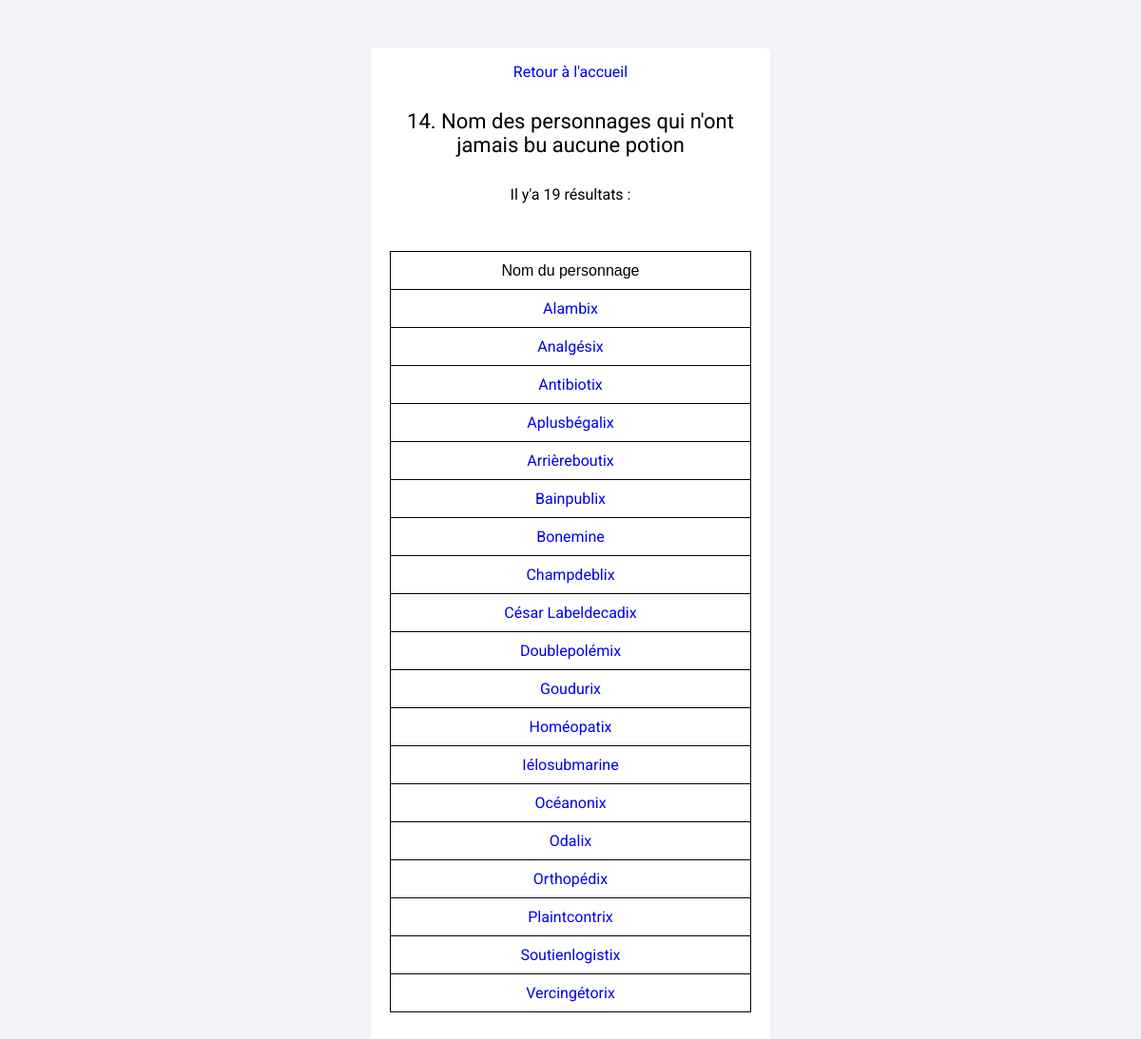
The page /requete14.php on the database its author committed.
### tables this page shows
CREATE TABLE IF NOT EXISTS `personnage` (
  `id_personnage` int(11) NOT NULL AUTO_INCREMENT,
  `nom_personnage` varchar(80) NOT NULL,
  `adresse_personnage` varchar(255) DEFAULT NULL,
  `image_personnage` varchar(50) NOT NULL DEFAULT 'indisponible.jpg',
  `id_lieu` int(11) NOT NULL,
  `id_specialite` int(11) NOT NULL,
  PRIMARY KEY (`id_personnage`),
  KEY `FK_VILLAGEOIS_LIEU` (`id_lieu`),
  KEY `FK_VILLAGEOIS_SPEC` (`id_specialite`),
  CONSTRAINT `FK_VILLAGEOIS_LIEU` FOREIGN KEY (`id_lieu`) REFERENCES `lieu` (`id_lieu`),
  CONSTRAINT `FK_VILLAGEOIS_SPEC` FOREIGN KEY (`id_specialite`) REFERENCES `specialite` (`id_specialite`)
);

### requete14.php (the view, shortened to what this page needs)
<!DOCTYPE html>
<html lang="en">
<head>
    <link rel="stylesheet" href="CSS/style.css">
</head>
<body>
    <main>
        <?php
            $pdo = connect();
        ?>
        <p> <a href="index.php"> Retour à l'accueil </a> </p>
        <h3>14. Nom des personnages qui n'ont jamais bu aucune potion</h3>
        <?php
            $requete = $pdo->query("
                SELECT p.nom_personnage, p.id_personnage
                FROM personnage p
                LEFT JOIN boire b ON p.id_personnage = b.id_personnage
                WHERE b.id_personnage IS NULL
                GROUP BY p.nom_personnage, p.id_personnage
            ");
        ?>
        <p>Il y'a <?= $requete->rowCount() ?> résultats :</p>
        <table>
            <thead>
                <tr>
                    <th>Nom du personnage</th>
                </tr>
            </thead>
            <tbody>
                <?php
                    foreach($requete->fetchAll() as $gaulois){ ?>
                        <tr>
                            <td> <a href="voirPersonnage.php?id_personnage=<?= $gaulois["id_personnage"]?>"> <?= $gaulois["nom_personnage"] ?> </a> </td>
                        </tr>
                    <?php } ?>
            </tbody>
        </table>
    </main>
</body>
</html>

### CSS/style.css (style rules this page uses)
* { margin: 0; padding: 0; box-sizing: border-box; }
body { background: #f0f2f5; }
main { background: white; width: 45%; text-align: center; margin: 50px auto; padding: 1px 10px 36px 10px; border-radius: 5px; }
H3 { margin: 30px auto; font-family: 'Roboto', sans-serif; font-size: 22px; font-weight: initial; }
p { margin: 15px auto; font-family: 'Roboto', sans-serif; }
table, td, th { border: 0.5px solid black; border-collapse: collapse; height: 40px; width: 95%; margin: 50px auto 0px; font-family: 'Roboto', sans-serif; }
th { font-family: Arial, Helvetica, sans-serif; font-weight: initial; padding: 5px 10px; }
a { text-decoration: none; }
@media only screen and (min-width: 1200px) { main { width: 35%; } }

### rows shown on the page
personnage: nom_personnage "Alambix"
personnage: nom_personnage "Analgésix"
personnage: nom_personnage "Antibiotix"
personnage: nom_personnage "Aplusbégalix"
personnage: nom_personnage "Arrièreboutix"
personnage: nom_personnage "Bainpublix"
personnage: nom_personnage "Bonemine"
personnage: nom_personnage "Champdeblix"
personnage: nom_personnage "César Labeldecadix"
personnage: nom_personnage "Doublepolémix"
personnage: nom_personnage "Goudurix"
personnage: nom_personnage "Homéopatix"
personnage: nom_personnage "Iélosubmarine"
personnage: nom_personnage "Océanonix"
personnage: nom_personnage "Odalix"
personnage: nom_personnage "Orthopédix"
personnage: nom_personnage "Plaintcontrix"
personnage: nom_personnage "Soutienlogistix"
personnage: nom_personnage "Vercingétorix"

### other values the page prints
$requete->rowCount() "19"
